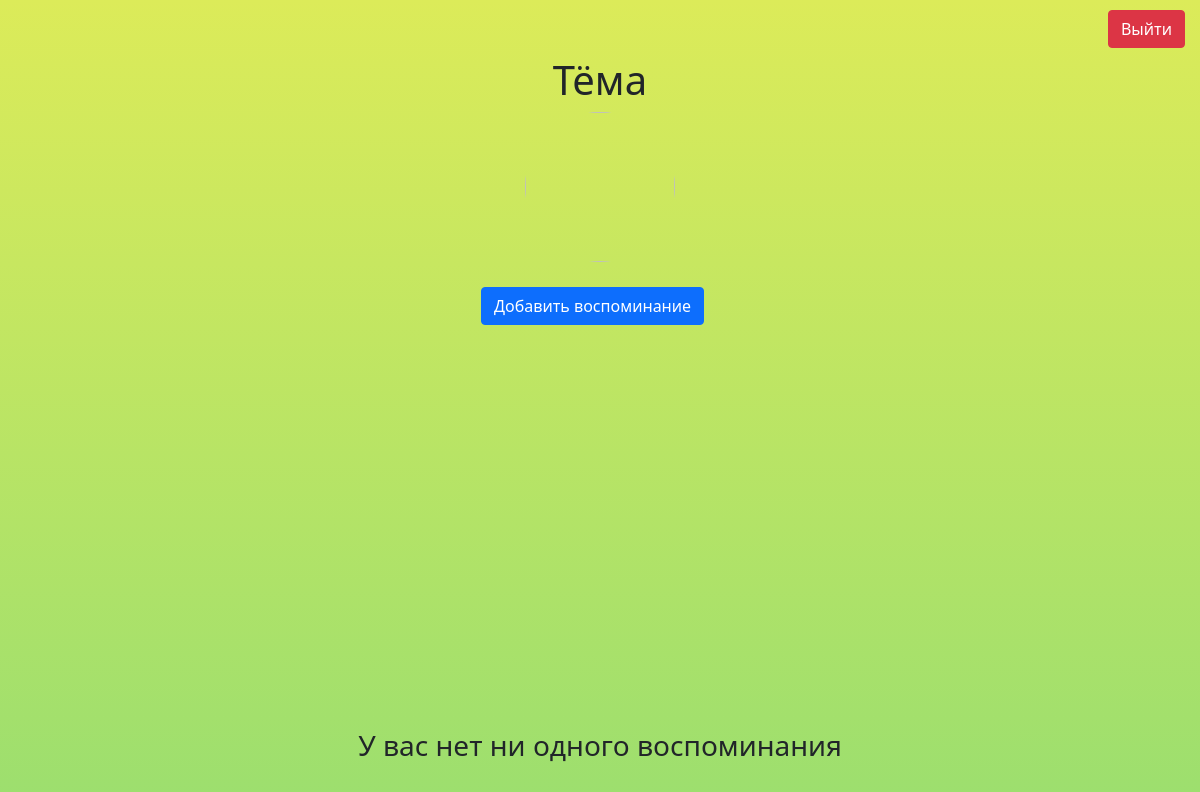
Page / (signed in) on the earlier database version.
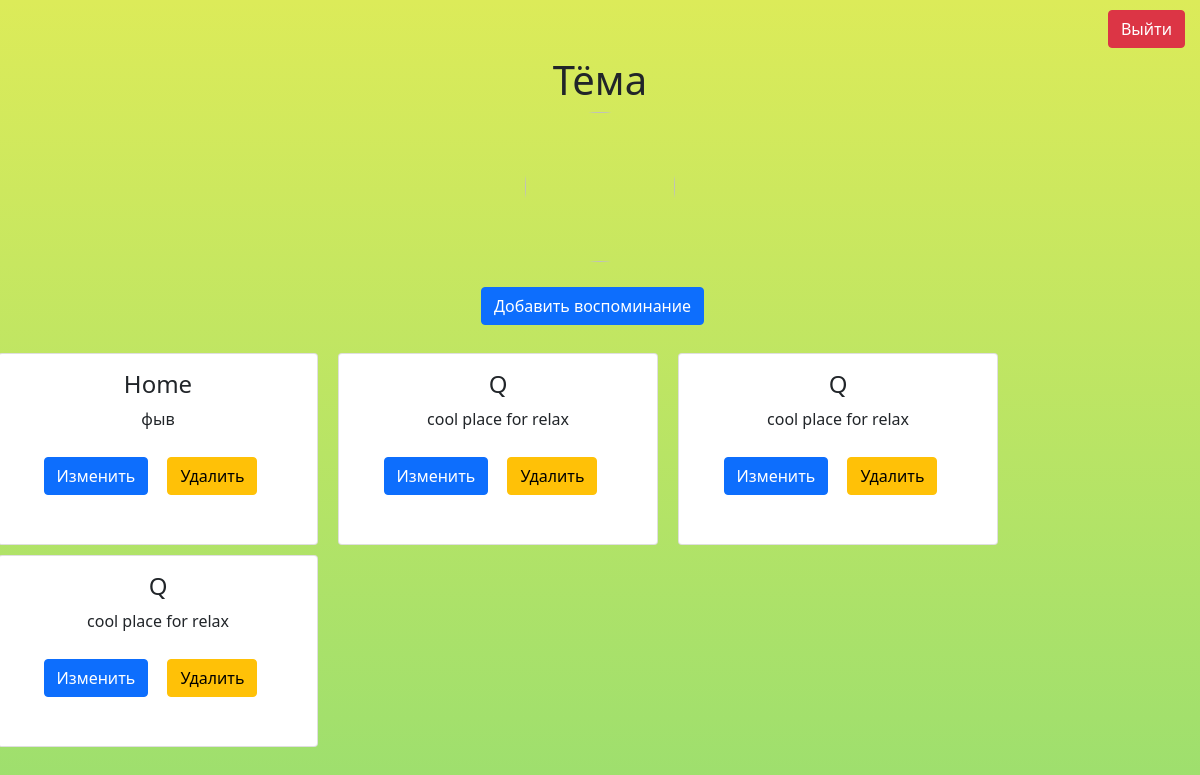
Same page on the later database version.
### login/models.py (models this page shows, shortened)
class Profile(AbstractUser):
    avatar_url = models.CharField(verbose_name='URL фотографии пользователя', max_length=256, blank=True, null=True)

### impression/models.py (models this page shows, shortened)
class Impression(models.Model):
    user = models.ForeignKey(Profile, on_delete=models.CASCADE, default='', verbose_name='Пользователь')  # привязка впечатлений к пользователю
    name_impression = models.CharField(verbose_name='Название места', max_length=150)
    comment_impression = models.TextField(verbose_name='Коментарий о месте', max_length=400)
    location = models.CharField(verbose_name='Название места', max_length=100, blank=True, null=True )

### impression/views.py (the view)
# urls.py: path('', getting_list_impression, name='list_places_remember'),
def getting_list_impression(request):
    try:
       photo = getting_socialaccount_photo(request)
    except SocialAccount.DoesNotExist:
        return redirect('login/')
    queryset = Impression.objects.filter(user=request.user)
    context = {
        'places': queryset,
        'photo':photo
    }
    return render(request, 'main.html', context)

### impression/views.py (called while the page is built)
def getting_socialaccount_photo(request):
    try:
        extra = SocialAccount.objects.get(user=request.user)
        photo = extra.extra_data['photo_big']
    except KeyError:
        photo = None
    return photo

### impression/templates/main.html (shortened to what this page needs)
{% extends 'wrapper.html' %}
{% block content%}
    <div class="conteiner">
        <div class="text-center">
            <div class="head-main">
                <div class="d-flex justify-content-end">
                    <a href="logout/"><button type="button" class="btn btn-danger">Выйти</button></a>
                </div>
                {% if photo is None %}
                    <h1>{{user.first_name}}</h1>
                {% else %}
                    <h1>{{user.first_name}}</h1>
                    <div class="col-md-50">
                        <img src="{{photo}}" alt="" width="150" height="150" style="border-radius: 50%">
                    </div>
                {% endif %}
                <div class="d-grid gap-2 col-6 mx-auto">
                    <a href="{% url 'create_impression' %}"><button class="btn btn-primary" type="button">Добавить воспоминание</button></a>
                </div>
            </div>
            <div class="row">
                {% if places %}
                    {% for place in places %}
                    <div class="card" style="width: 20rem; height: 12rem;">
                        <div class="card-body">
                          <h4 class="card-title">{{place.name_impression}}</h4>
                          <p class="card-text">{{place.comment_impression}}</p>
                          <a href="{% url 'update_impression' pk=place.pk %}" class="btn btn-primary">Изменить</a>
                          <a href="{% url 'delete_impression' pk=place.pk %}"><button type="button" class="btn btn-warning">Удалить</button></a>
                        </div>
                    </div>
                    {% endfor %}
                {% else %}
                    <div class="position-absolute top-50 start-50 translate-middle">
                        <h3>У вас нет ни одного воспоминания</h3>
                    </div>
                {% endif %}
            </div>
        </div>
    </div>
{% endblock%}

### impression/templates/wrapper.html (shortened to what this page needs)
{% load static %}
{% load socialaccount %}
<!doctype html>
<html lang="en">
  <head>
    <link rel="stylesheet" href="{% static 'style.css'%}">
    <link href="https://cdn.jsdelivr.net/npm/bootstrap@5.0.1/dist/css/bootstrap.min.css" rel="stylesheet">
  </head>
  <body>
    {% block content %}
    {% endblock %}
  </body>
</html>

### impression/static/style.css (style rules this page uses)
body { background: linear-gradient(#dceb59, #65d481) no-repeat; background-size: 100%; background-position: 0%; min-height: 1500px; width: 100%; font-family: ; }
.card { margin: 10px; margin-left: 10px; margin-right: 10px; }
.col-md-50 { margin-top: 7px; margin-bottom: 15px; }
.d-grid { margin-top: 15px; margin-bottom: 20px; }
.btn { margin-top: 10px; margin-bottom: 8px; margin-right: 15px; }

Differences in the rows shown:
added Impression: name_impression "Home", comment_impression "фыв"
added Impression: name_impression "Q", comment_impression "cool place for relax"
added Impression: name_impression "Q", comment_impression "cool place for relax"
added Impression: name_impression "Q", comment_impression "cool place for relax"
Other differences:
text no longer shown: "У вас нет ни одного воспоминания"
